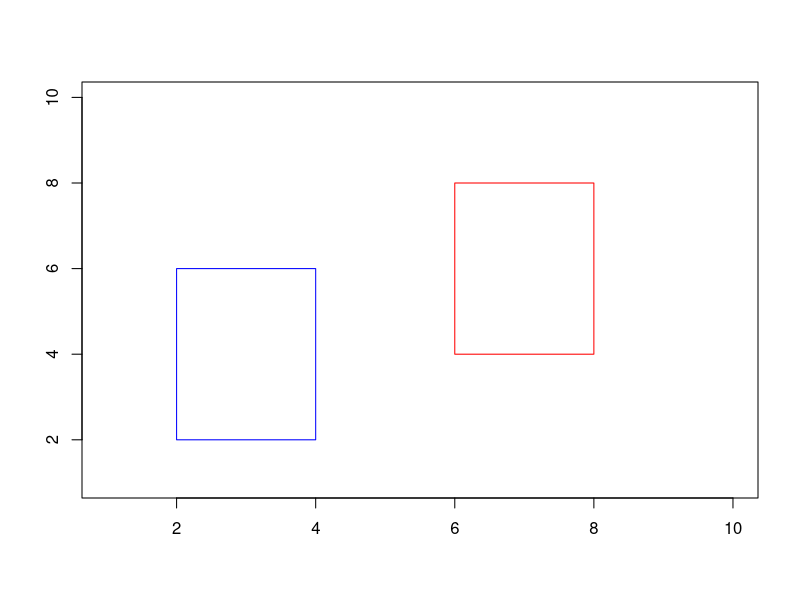

The R script that drew this image: (Note: this script raises an error after producing the figure.)

# Range of features
range = 1:10

# Array with all possible rectangle coordinates within the range 
borders = expand.grid(range,range,range,range)

# Define true category regions
cat1 = c(2,2,4,6)
cat2 = c(6,4,8,8)

# visualize true category regions
plot(c(1,max(range)), c(1, max(range)), type= "n", xlab = "", ylab = "")
rect(cat1[1],cat1[2],cat1[3],cat1[4],border = "blue")
rect(cat2[1],cat2[2],cat2[3],cat2[4],border = "red")


# Function to figure out whether a certain observation is within a category
isInRectangle <- function (p,r) {
  return (p[1]>=r[1] & p[1]<=r[3] & p[2]>=r[2] & p[2]<=r[4])
}

# Observations sampled and *teacher* categorizes -- exemplars/observations chosen via Weak Sampling
weakSampler = function(nObs){
  
obs = array(dim = c(nObs,3)) # array to fill with observation coordinates and their category
colnames(obs) = c("x","y","category")

for (i in 1:nObs) {
  obs[i, 1] = sample(range, 1, replace = TRUE)
  obs[i, 2] = sample(range, 1, replace = TRUE)
  if (isInRectangle(obs[i, 1:2], cat1)) {
    obs[i, "category"] = "1"
  } else if (isInRectangle(obs[i, 1:2], cat2)) {
    obs[i, "category"] = "2"
  } else {
    obs[i, "category"] = "none"
  }
}
return(obs)
}

# nObs = 10
# obs = weakSampler(10)
# points(obs) # plot observations (need to have previously called the plot above)

# **** Given the observations, how likely are different hypotheses? 
# Weak Sampling ~ All hypotheses that contain the observation are equally as likely
# In our scenario it's not quite that simple, because the hypothesis also cannot contain negative evidence 

areInCat = function(borders,observations,catLabel) { # function that finds out which observations fall within a hypothesized category boundary (rectangle)
# borders = array of hypothesised category boundary points (coordinates of rectangles)
# observations = points that have been labelled as belonging to a certain category 
# catLabel = the category that you're checking falls within a certain hypothesis space/category boundary/rectangle
  observations = observations[observations[,"category"]==catLabel,]
  
  if(length(observations) == 0) { # stop if there are no observations with specified catLabel
    stop("There are no observations with that category label")
  }
  
  if (is.vector(observations)){ # figures out if there's only 1 observation
    nObs = 1
  } else {
    nObs = length(observations[,1]) # if multiple observations, how many?
  }
  
  isInCat = array(dim = c(length(borders[, 1]), nObs)) # set up empty array to fill with whether a hypothesized category contains each observation
  
  if (nObs == 1) { # if there's only one observation, check whether each hypothesis (rectangle) contains the observation
    isInCat = isInRectangle(borders, p = as.numeric(observations[c("x","y")]))
  } else { # if there are multiple observations, loop through each observation and do above for each
  for (i in 1:nObs) { 
    isInCat[, i] = isInRectangle(borders, p = c(observations[i,"x"],observations[i,"y"]))
    }
  }
  return(isInCat)
}

##### Problem I'm Having is Below -- I don't think isInRectangle function is working. At the very least, hypotheses that are bwing
# classified as containing all three observations are not correct 

isInRect1 = areInCat(borders,obs,"1")
areInRect = function(isInRect) setequal(isInRect,rep(TRUE,length(as.data.frame(isInRect)))) 
positiveEvidence1 = apply(isInRect1,1,areInRect) # tells us which rectangles contain all of the observations of the category of interest

rect(positiveEvidence1[,1],positiveEvidence1[,2],positiveEvidence1[,3],positiveEvidence1[,4], col= rgb(0,0,1.0,alpha=0.05))


isInRect2 = areInCat(borders,obs,"2")
positiveEvidence2 = apply(isInRect2,1,areInRect)

isInRectNone = areInCat(borders,obs,"none")
negativeEvidence = rowSums(isInRectNone > 0) # if there is more than 1 true, it means that the hypothesised rectangle contains negative evidence

tmp1 = apply(isInRectNone,1,areInRect)
tmpFilter = cbind(borders,tmp1)
tmpFiltered = tmpFilter[tmpFilter[,"tmp1"]==TRUE,]
rect(tmpFiltered[,1],tmpFiltered[,2],tmpFiltered[,3],tmpFiltered[,4])


filterBorders1 = cbind(borders,positiveEvidence1,positiveEvidence2)
filteredBorders1 = filterBorders1[filterBorders1[,"positiveEvidence1"]==TRUE & filterBorders1[,"positiveEvidence2"]==FALSE,]

rect(filteredBorders1[,1],filteredBorders1[,2],filteredBorders1[,3],filteredBorders1[,4], col= rgb(0,0,1.0,alpha=0.05))

filterBorders2 = cbind(borders,positiveEvidence2,positiveEvidence1)
filteredBorders2 = filterBorders2[filterBorders2[,"positiveEvidence2"]==TRUE & filterBorders2[,"positiveEvidence1"]==FALSE,]

rect(filteredBorders2[,1],filteredBorders2[,2],filteredBorders2[,3],filteredBorders2[,4], col= rgb(1.0,0,0,alpha=0.05))


tmp = areInCat(rbind(c(1,3,2,4),c(8,8,10,10)),obs,"none")

testNT = filterBorders2[filterBorders2[,"negativeEvidence"]==TRUE,]
testNF = filterBorders2[filterBorders2[,"negativeEvidence"]==FALSE,]


plotRectangle(filteredBorders2)

rect(filteredBorders2[1,1],filteredBorders2[1,2],filteredBorders2[1,3],filteredBorders2[1,4], col= rgb(0,0,1.0,alpha=0.05))
rect(filteredBorders2[,1],filteredBorders2[,2],filteredBorders2[,3],filteredBorders2[,4], col= rgb(0,0,1.0,alpha=0.05))


for (i in 1:length(testNF[,1])){
  rect(testNF[i,1],testNF[i,2],testNF[i,3],testNF[i,4], col= rgb(0,0,1.0,alpha=0.05))
}


isInRectNone = areInCat(borders,obs,"none")
negativeEvidence = rowSums(isInRectNone) > 0 

filterBorders = cbind(borders,positiveEvidence,negativeEvidence)
filteredBorders = filterBorders[filterBorders[,"positiveEvidence"]==TRUE & filterBorders[,"negativeEvidence"]==FALSE,]

test = filterBorders[filterBorders[,"positiveEvidence"]==TRUE,]

probCat = function(positiveEvidence,negativeEvidence) { # function that figures out the probability of different rectangles sizes
# positive evidence = hypotheses that contain all the positive evidence   
# negative evidence = hypotheses that contain any the negative evidence (examples that are *not* part of the category)
}

tmp = isInRectangle(c(8,7),borders)
tmp1 = cbind(borders,tmp)
tmp2 = tmp1[tmp1[,5]==TRUE,]

isInCat2 = areInCat(borders, obs,"2")
isInCatNone = areInCat(borders, obs,"none")



cat1obs == TRUE & cat2obs == FALSE

compHyp = cbind(borders,probCat1) # add column saying whether each hypothesis is compatible with the data
compHype = test[test[,"probCat1"]==T,] # filter data set with only compatible hypotheses




sample(range,2)

# function to find the size of each rectangle
findSize <- function (r) {
  return ((r[2]-r[1]+1)*(r[4]-r[3]+1))
}


# Function to asily draw a rectangle by subsetting from a data frame of coordingates (boraders)
plotRectangle = function(boarders) rect(borders[,1],borders[,2],borders[,3],borders[,4], col= rgb(0,1,0,alpha=0.05) )





plotRectangle(borders,55)

findSize(borders,20) 

plot.new()




rect(1,1,5,5)

#**** FINDSIZE: calculates the size of a rectangle R
findSize <- function (r) {
  return ((r[2]-r[1]+1)*(r[4]-r[3]+1))
}



rectangle <- (function(){
  
  sideSize <- 10
  sLevel <- 100
  #spPer <- 4  # sparsity of true hypothesis in percent (needs to be changed here and in run.Rmd)
  #sp <- floor(spPer*worldSize^2/100)  # sparsity in pixels
  spRange <- floor(sLevel*sideSize^2/100) # set sparsity range to be all hypotheses with sLevel% or less sparsity
  
  # set of all one dimensional intervals
  ns <- sideSize*(sideSize+1) / 2
  spans <- matrix(nrow=ns,ncol=2)
  i <- 0
  for( left in 1:sideSize) {
    for( right in left:sideSize ) {
      i <- i+1
      spans[i,] <- c(left,right)
    }
  }
  
  # set of all rectangles
  temphyp <- matrix( nrow=ns^2, ncol=4 )
  i <- 0
  for( s in 1:ns ) {
    temphyp[i+(1:ns),] <- cbind( t(replicate(ns, spans[s,])),spans)
    i <- i+ns
  }  
  hypotheses <- temphyp[which(apply(temphyp,1,findSize)<=spRange,arr.ind=TRUE),]
  return(hypotheses)
  
})()
